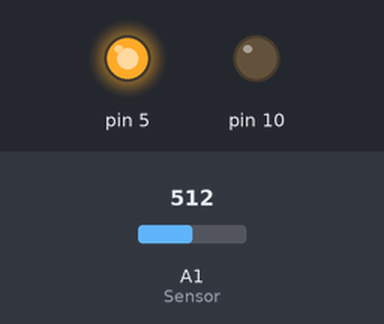
Recording of a sketch running on a simulated Arduino Uno, built with avr-gcc and run on an emulated ATmega328P. Shown: output pins drawn as LEDs (lit = HIGH). The test bench sets the inputs (shaded band); at power-on: A1 (Sensor) = 512. Storage starts empty; what the sketch prints to the serial monitor is not drawn.

Above: at 0.1 s.
At 8.6 s:
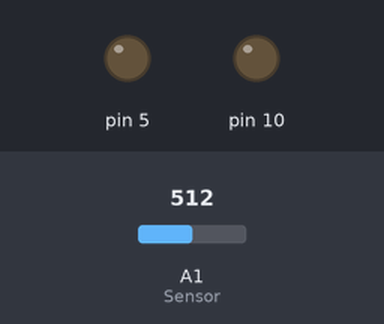
Timing chart, 0 to 10.1 s (numbered marks = the images above):
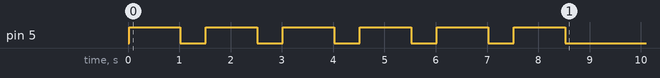

The sketch:

Cool_graphs_machine.ino
```cpp
#include <SD.h>
#include <SPI.h>
const int AirValue =645 ;   //you need to replace this value with Value_1
const int WaterValue = 290;  //you need to replace this value with Value_2
int soilMoistureValue = 0;
int soilmoisturepercent=0;

File fp;
int counter=0;

void setup()
{
  pinMode(10, OUTPUT);
  Serial.begin(9600);
  while (!Serial)
  {
  }
  Serial.print("Initializing SD card...");
  if (!SD.begin(10)) {
  Serial.println("initialization failed!");
  while (1);
  }
  Serial.println("good to go");
    for (int i=0;i<6;i++)
    {
    analogWrite(5, 255);
    delay(1000);
    analogWrite(5, 0);
    delay(500);
    }

}

void loop()
{
  fp= SD.open("graphs.txt", FILE_WRITE);
  if(!fp)
  Serial.println("unable to open file");
  soilMoistureValue = analogRead(A1);  //put Sensor insert into soil
  Serial.println(soilMoistureValue);
  soilmoisturepercent = map(soilMoistureValue, AirValue, WaterValue, 0, 100);
  if(soilmoisturepercent >= 100)
  {
    Serial.println("100 %");
    fp.print("100 ");
    fp.println(counter);
  }
  else if(soilmoisturepercent <=0)
  {
    Serial.println("0 %");
    fp.print("0 ");
    fp.println(counter);
  }
  else if(soilmoisturepercent >0 && soilmoisturepercent < 100)
  {
    Serial.print(soilmoisturepercent);
    Serial.println("%");
    fp.print(soilmoisturepercent);
    fp.print(" ");
    fp.println(counter);

  }
  fp.close();
  counter++;

  delay(60000);
}
```
